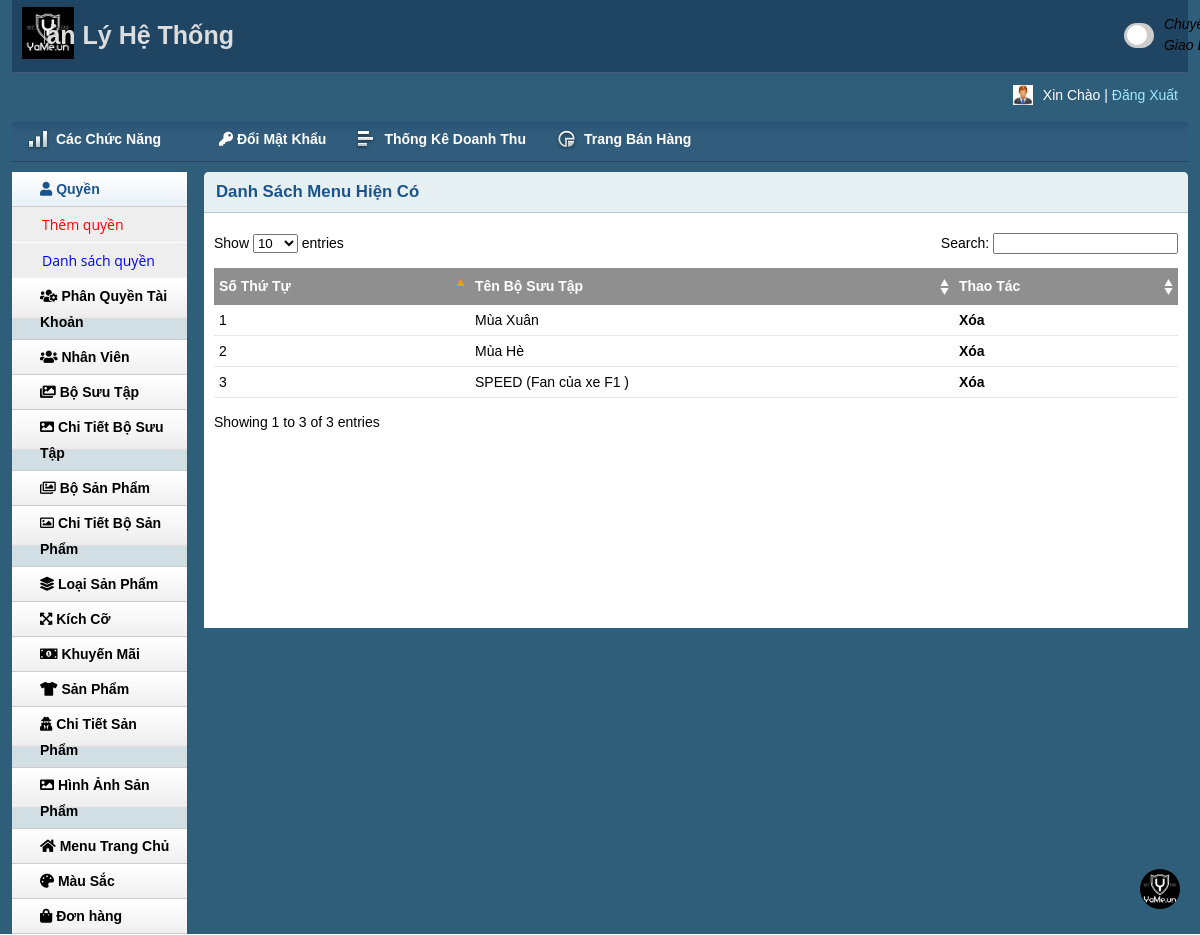
/admin/menulist.php (signed in), run on the app's committed database.
### tables this page shows
CREATE TABLE `menutrangchu` (
  `IdRow` int(11) NOT NULL,
  `IDBoSuuTap` int(11) NOT NULL
);

CREATE TABLE `bosuutap` (
  `IDBoSuuTap` int(11) NOT NULL,
  `TenBoSuuTap` text NOT NULL,
  `HinhAnhNen` text DEFAULT NULL,
  `isDel` tinyint(1) DEFAULT NULL
);

### lib/database.php (called while the page is built, shortened)
<?php
Class Database{
   public $host   = DB_HOST;
   public $user   = DB_USER;
   public $pass   = DB_PASS;
   public $dbname = DB_NAME;
   public $link;
private function connectDB(){
   $this->link = new mysqli($this->host, $this->user, $this->pass,$this->dbname);
 }
public function select($query){
  $result = $this->link->query($query) or
   die($this->link->error.__LINE__);
  if($result->num_rows > 0){
    return $result;
  } else {
    return false;
  }
 }
}

### classes/menutrangchu.php (called while the page is built, shortened)
<?php
	$filepath = realpath(dirname(__FILE__));
	include_once ($filepath.'/../lib/database.php');
?>
<?php
	class menutrangchu
	{
		private $db;
		public function __construct()
		{
			$this->db = new Database();
		}
		public function show_brand(){
			$query = "SELECT menutrangchu.*, bosuutap.TenBoSuuTap
			FROM menutrangchu
			JOIN bosuutap ON menutrangchu.IDBoSuuTap = bosuutap.IDBoSuuTap
			order by menutrangchu.IdRow desc";
			$result = $this->db->select($query);
			return $result;
		}
	}
?>

### admin/menulist.php (the view, shortened to what this page needs)
<?php include 'inc/header.php';?>
<?php include 'inc/sidebar.php';?>
<?php include '../classes/menutrangchu.php' ?>
<?php
    $brand = new menutrangchu();
?>
        <div class="grid_10">
            <div class="box round first grid">
                <h2>Danh Sách Menu Hiện Có</h2>
                <div class="block">
                    <table class="data display datatable" id="example">
					<thead>
						<tr>
							<th>Số Thứ Tự</th>
							<th>Tên Bộ Sưu Tập</th>
							<th>Thao Tác</th>
						</tr>
					</thead>
					<tbody>
					<?php
						$show_brand = $brand->show_brand();
						if($show_brand){
							$i = 0;
							while($result = $show_brand->fetch_assoc()){
								$i++;
					?>
						<tr class="odd gradeX">
							<td><?php echo $i; ?></td>
							<td><?php echo $result['TenBoSuuTap'] ?></td>
							<td><a onclick = "return confirm('bạn có muốn xóa ?')" href="?delid=<?php echo $result['IdRow'] ?>">Xóa</a></td>
						</tr>
						<?php
					}
						}
						?>
					</tbody>
				</table>
               </div>
            </div>
        </div>
<?php include 'inc/footer.php';?>

### admin/css/text.css (style rules this page uses)
body { font: 13px/1.5 Tahoma, Helvetica, Arial, 'Liberation Sans', FreeSans, sans-serif; }
h2 { font-size: 23px; }
p, dl, hr, h1, h2, h3, h4, h5, h6, ol, ul, pre, table, address, fieldset { margin-bottom: 20px; }

### admin/css/layout.css (style rules this page uses)
body { background: #fff none repeat scroll 0 0; color: #444; font-size: 14px; padding: 0; }
h1, h2, h3, h4, h5, h6 { line-height:1.2em; margin-bottom:.3em; }
h2 { margin-top:1em; }
.box { background:#fff; margin-bottom:20px; padding:10px 10px 10px 10px; margin-left:-8px; }
.box.grid { padding-bottom:40px; }
.box.round { -moz-border-radius: 5px 5px 0px 0px; -webkit-border-radius: 5px 5px 0px 0px; border-radius: 5px 5px 0px 0px; }
.box h2 { font-size:1.2em; font-weight:bold; color:#1B548D; background:#E6F0F3; margin:-10px -10px 0 -10px; padding:10px 12px; border-bottom:1px solid #B3CBD6; -moz-border-radius: 5px 5px 0px 0px; -webkit-border-radius: 5px 5px 0px 0px; border-radius: 5px 5px 0px 0px; }
.box.first { min-height: 406px; }
.block { padding-top:20px; }
.block { padding-bottom:1px; }
table.display { margin: 0 auto; clear: both; width: 100%; }
.sorting_asc { background: #8f8f8f url(../img/table/sort_asc.png) no-repeat center right; padding:8px 5px; text-align:left; color:#fff; }
.sorting { background:#8f8f8f url(../img/table/sort_both.png) no-repeat center right; padding:8px 5px; text-align:left; color:#fff; }
tr.odd { height: 30px; line-height: 30px; border-bottom:1px solid #e6e6e6; }
tr.even { height: 30px; line-height: 30px; border-bottom:1px solid #e6e6e6; }
tr.odd td, tr.even td { padding-left:5px; }

### admin/inc/header.php (style rules this page uses)
body { background-color: white; color: black; }

### data on the page
menutrangchu: IDBoSuuTap.TenBoSuuTap "Mùa Xuân"
menutrangchu: IDBoSuuTap.TenBoSuuTap "Mùa Hè"
menutrangchu: IDBoSuuTap.TenBoSuuTap "SPEED (Fan của xe F1 )"
